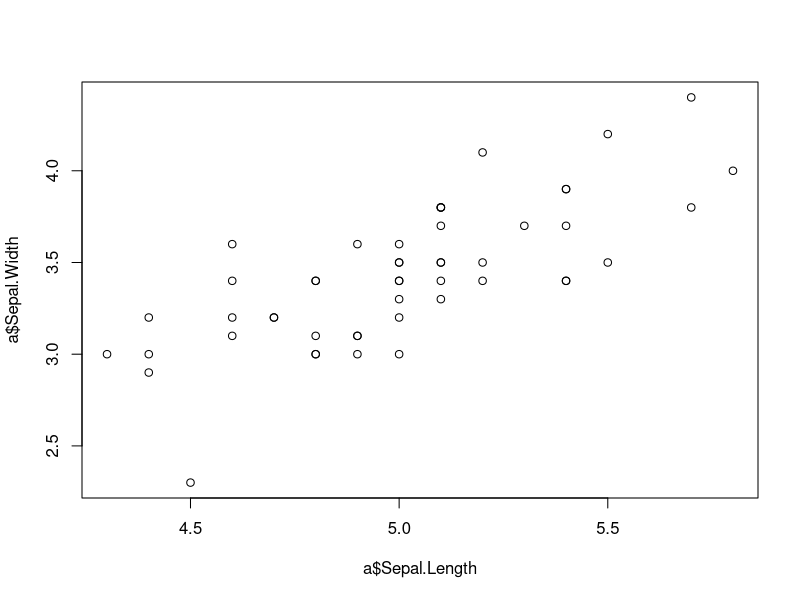
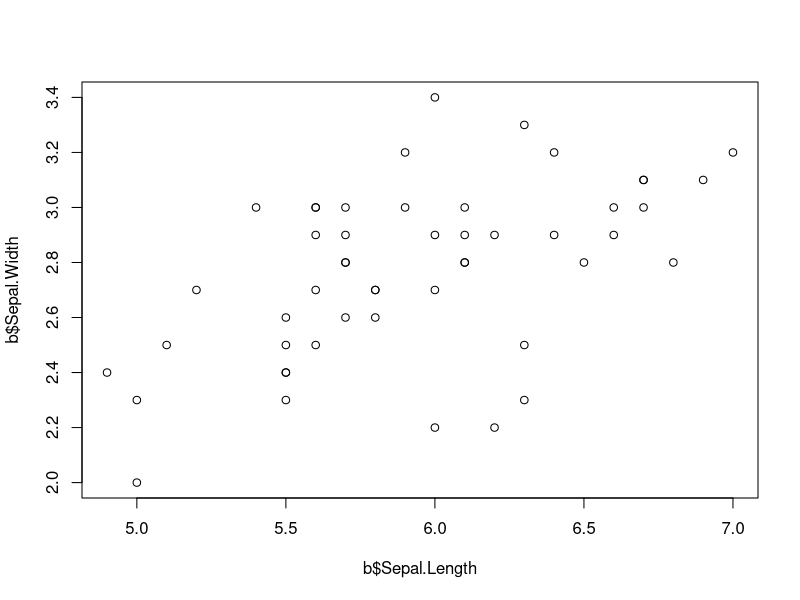
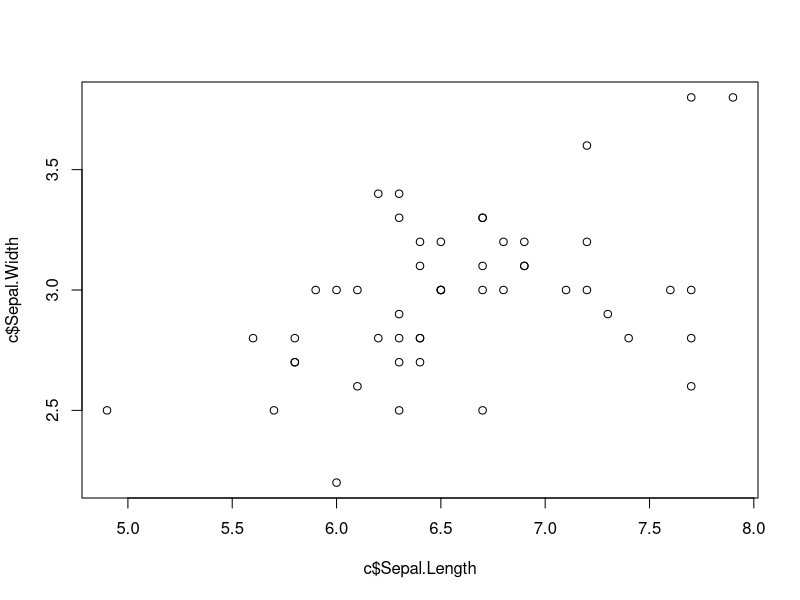
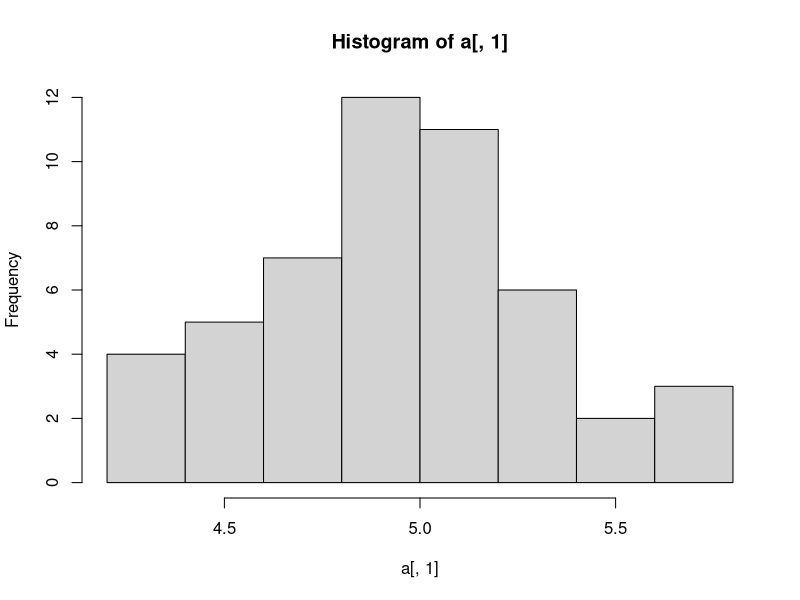
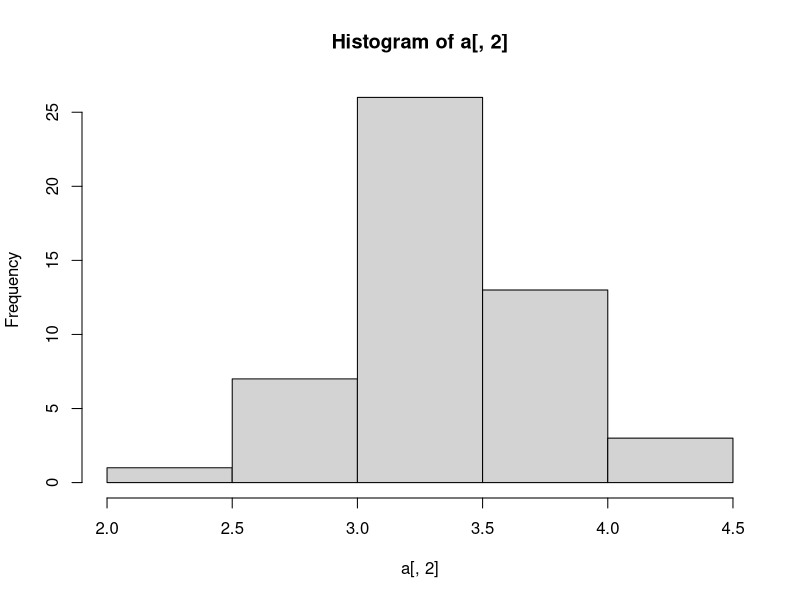
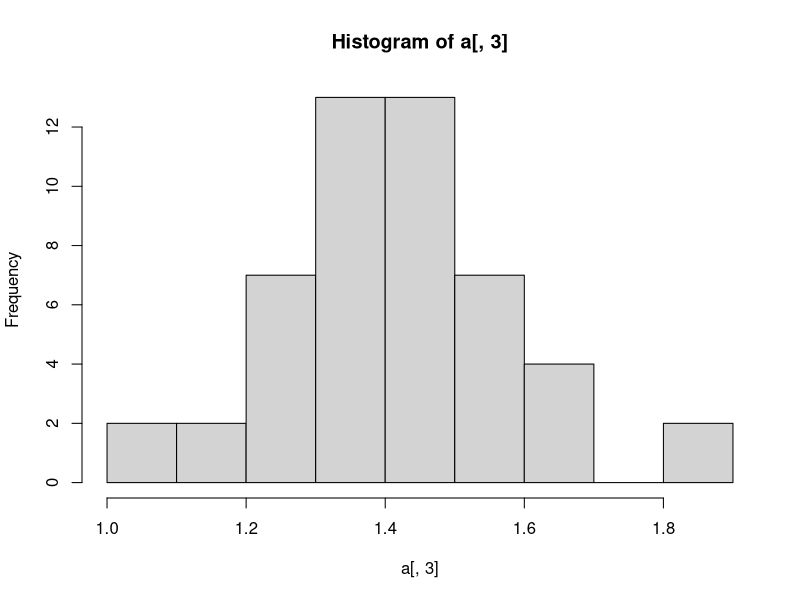
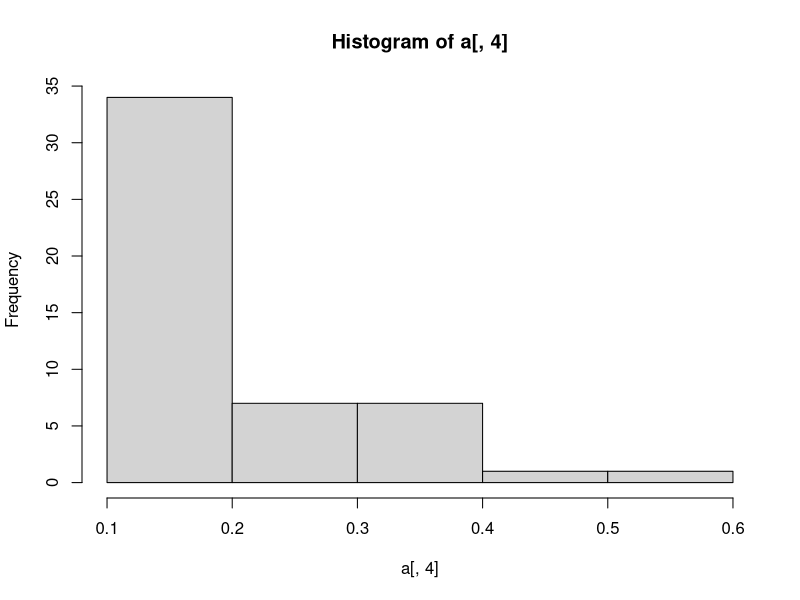
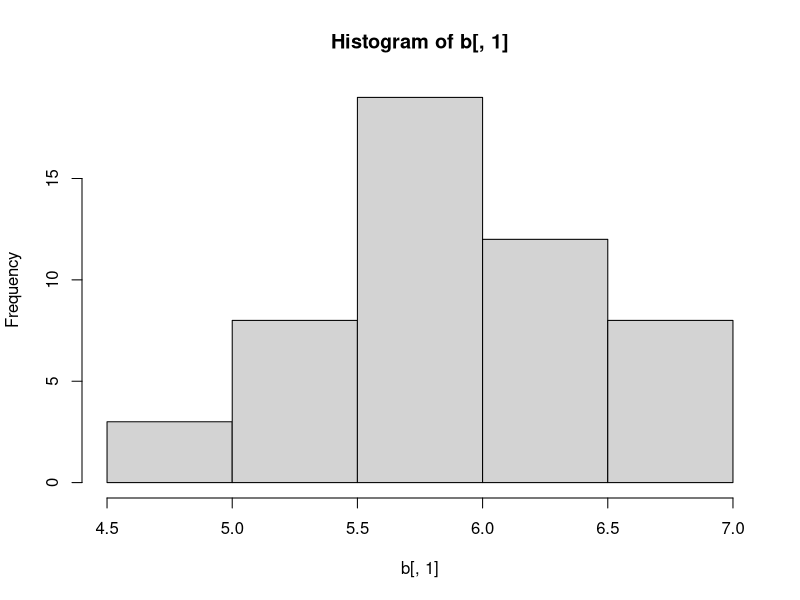

Reproduce these figures in R, in order. (Note: this script raises an error after producing the figures.)
#################
#  Data import  #
#################

data(iris)

#################################################
#  Task 1: Summary Statistics of each variable  #
#################################################

summary(iris$Sepal.Length)
summary(iris$Sepal.Width)
summary(iris$Petal.Length)
summary(iris$Petal.Width)

################################################
#  Task 2: Summary Statistics of each Species  #
################################################

a<-subset(iris, Species=="setosa")
a$Species <- NULL
summary(a)
b <-subset(iris, Species=="versicolor")
b$Species <-NULL
c<-subset(iris, Species=="virginica")
c$Species <- NULL

##########################################################################
#  Task 3: Scatter Plot between Sepal.Length and Sepal.Width by species  #
##########################################################################

plot(a$Sepal.Length, a$Sepal.Width)
plot(b$Sepal.Length, b$Sepal.Width)
plot(c$Sepal.Length, c$Sepal.Width)


##################################################
#  Task 4: Histogram of all variables by Species #
##################################################

  
hist(a[,1])
hist(a[,2])
hist(a[,3])
hist(a[,4])
hist(b[,1])
hist(b[,2])
hist(b[,3])
hist(b[,4])
hist(c[,1])
hist(c[,2])
hist(c[,3])
hist(c[,4])

#####################################################
#  Task 5: Density Plot of all variables by Species #
#####################################################

plot(density(a[,1]))
plot(density(a[,2]))
hist(density(a[,3]))
hist(density(a[,4]))
hist(density(b[,1]))
hist(density(b[,2]))
hist(density(b[,3]))
hist(density(b[,4]))
hist(density(c[,1]))
hist(density(c[,2]))
hist(density(c[,3]))
hist(density(c[,4]))

